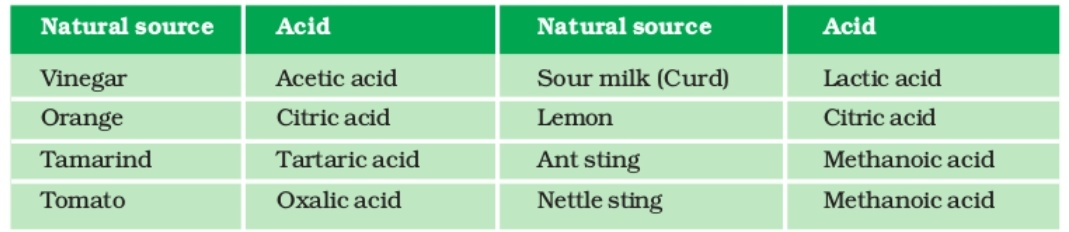
#> input picture test_white.jpg, 1069 x 232 px
$ python -i table_image.py   (imports and definitions only)
#> lines starting #> are read from the running program, lines starting #| are printed output that depends on the picture; after the words box and inside, x2 and y2 are one past the last pixel; in counts of white or black regions, pixels touching at a corner belong together
### classes/text.py
# Classes for text detected in image
import io
import os

from google.cloud import vision
from google.cloud.vision import types


class Text:

    def __init__(self, image_file_name, api_key_path=None):
        # if api key not provided search in evirnment variable
        if api_key_path is None:
            try:
                self.api_key_path = os.environ['GOOGLE_APPLICATION_CREDENTIALS']
            except KeyError:
                print("Please provide Google Cloud Vision API Key as sys.argv or "
                      "set GOOGLE_APPLICATION_CREDENTIALS environment variable.")
        else:
            self.api_key_path = api_key_path

        try:
            with io.open(image_file_name, 'rb') as image_file:
                content = image_file.read()
        except FileNotFoundError:
            print("Please provide correct path to image od table.")

        client = vision.ImageAnnotatorClient(self.api_key_path)
        image = types.Image(content=content)

        response = client.text_detection(image=image)
        self.texts = response.text_annotations
        self.max_size_bndpoly, self.avg_size_bndpoly = Text.get_bounding_poly_attributes(self.texts)


    # [16 lines left out: function get_bounding_poly_attributes, not called in this run]

### classes/table_image.py
# Class of image table
import sys

import cv2
import classes.text as text


class Table_image:

    def __init__(self, image_file_name):
#> called with image_file_name = '../test_white.jpg'
        original_image = cv2.imread(image_file_name)
#> original_image is the input picture: shape (232, 1069, 3); mean B, G, R 173.7, 213.4, 157
        original_binary = Table_image.convert_to_binary(original_image)
        text_from_image = text.Text(image_file_name)
        structure = Table_image.extract_structure(
            original_binary, text_from_image.max_size_bndpoly[0],
            text_from_image.max_size_bndpoly[1])
        # could possible change coefficient_of_margin if some images detected
        # wrongly
        _, _, _ = Table_image.get_intersections(structure[0], structure[1])


    def convert_to_binary(image):
        gray = cv2.cvtColor(image, cv2.COLOR_BGR2GRAY)
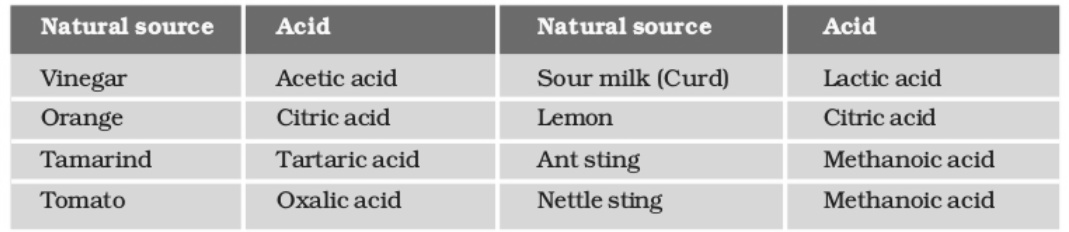
#> gray: shape (232, 1069); min 27, max 255, mean 192
        binary = cv2.adaptiveThreshold(gray, 255, 0, cv2.THRESH_BINARY, 15, -2)
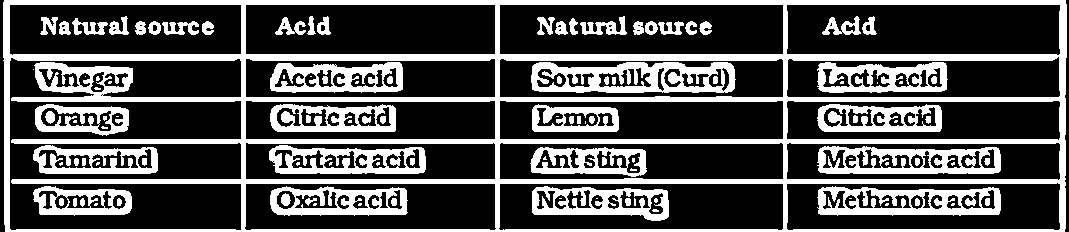
#> binary: shape (232, 1069); 32.5% white; 112 white regions (41 under 20 px), largest, box (x1, y1, x2, y2) and area: (3, 0, 1067, 232) 39153, (531, 62, 736, 93) 3946, (817, 186, 1001, 216) 3294
        return binary


    def extract_structure(image, horizontal, vertical):
        horizontal_line_matrix = cv2.getStructuringElement(cv2.MORPH_RECT, (horizontal, 1))
        vertical_line_matrix = cv2.getStructuringElement(cv2.MORPH_RECT, (1, vertical))
        horizontal_structure = cv2.morphologyEx(image, cv2.MORPH_OPEN, horizontal_line_matrix)
        horizontal_structure = cv2.morphologyEx(horizontal_structure, cv2.MORPH_CLOSE, horizontal_line_matrix)
        vertical_structure = cv2.morphologyEx(image, cv2.MORPH_OPEN, vertical_line_matrix)
        vertical_structure = cv2.morphologyEx(vertical_structure, cv2.MORPH_CLOSE, vertical_line_matrix)
        return horizontal_structure, vertical_structure


    def get_intersections(horizontal_structure, vertical_structure):
        intersections = cv2.bitwise_and(horizontal_structure, vertical_structure)
        intersections_contours = cv2.findContours(intersections, cv2.RETR_EXTERNAL, cv2.CHAIN_APPROX_SIMPLE)
        row_coordinate_list = []
        column_coordinate_list = []
        for cntr in intersections_contours:
            x, y, w, h = cv2.boundingRect(cntr)
            M = cv2.moments(cntr)
            cx = int(M['m10']/M['m00'])
            cy = int(M['m01']/M['m00'])
            for i in row_coordinate_list:
                if not cx-(1/2)*w < i < cx+(1/2)*w:
                    row_coordinate_list.append(cx)
            for j in column_coordinate_list:
                if not cy-(1/2)*h < j < cy+(1/2)*h:
                    column_coordinate_list.append(cy)

>>> result = Table_image('../test_white.jpg').convert_to_binary()
#> (the run stopped early here; a loop or call above may not have finished)
